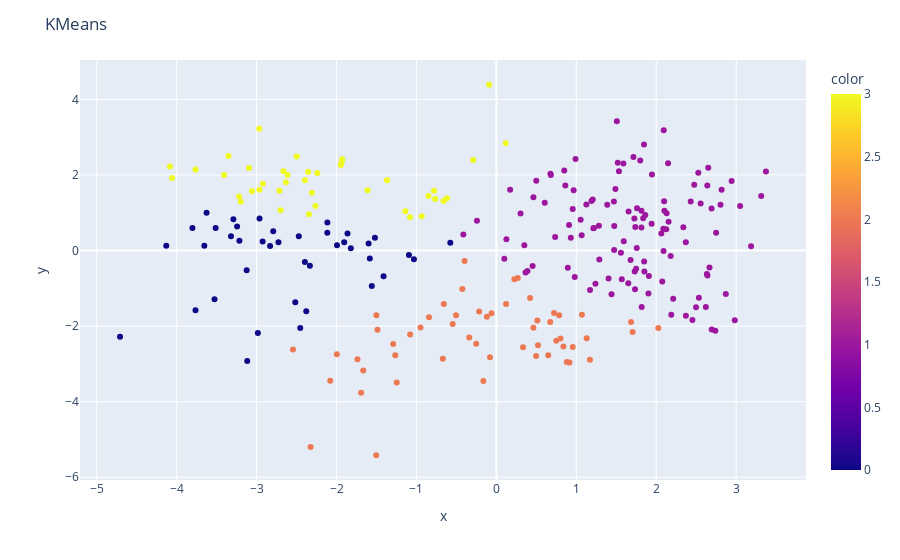
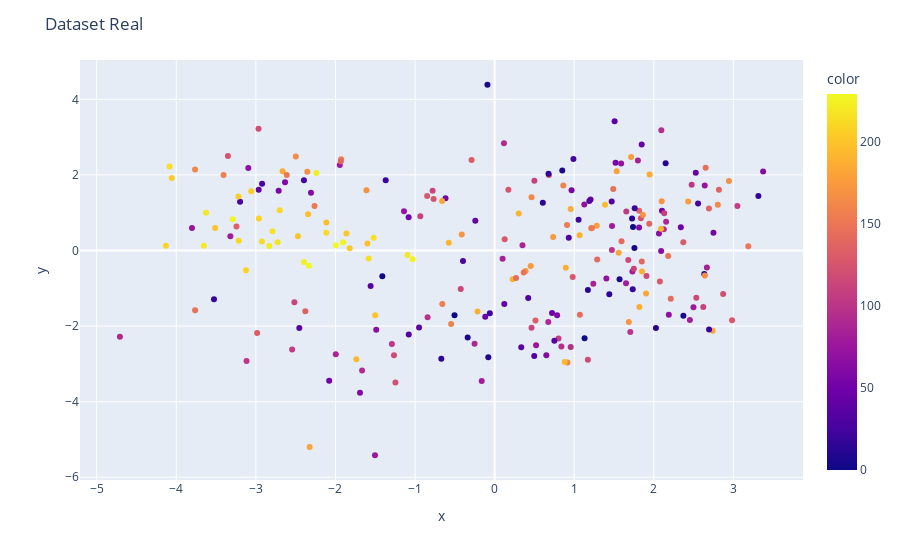

Notebook source saved alongside these figures, in order:
### Code cell
# Pelo metodo do cotovelo, podemos utilizar o K (número de clusters) como sendo aproximadamente 4.
kmeans = KMeans(n_clusters=4, n_init='auto')
kmeans.fit(duas_dimensoes)
solucao = kmeans.predict(duas_dimensoes)

import plotly.express as px

# Criando o gráfico interativo
fig = px.scatter(x=duas_dimensoes[:, 0], y=duas_dimensoes[:, 1], color=solucao)
fig.update_layout(title="KMeans")
fig.show()

# Criando o gráfico interativo do dataset real
fig = px.scatter(x=duas_dimensoes[:, 0], y=duas_dimensoes[:, 1], color=saida_num)
fig.update_layout(title="Dataset Real")
fig.show()

### Figure 1 — Plotly figure (JSON) as saved in the notebook; plotly's stock layout.template omitted (floating-point values rounded to 4 significant figures; data arrays with more than 128 entries replaced by an {"elided": "..."} marker saying what was removed)
{"data": [{"hovertemplate": "x=%{x}<br>y=%{y}<br>color=%{marker.color}<extra></extra>", "legendgroup": "", "marker": {"color": {"elided": "251 int values"}, "coloraxis": "coloraxis", "symbol": "circle"}, "mode": "markers", "name": "", "orientation": "v", "showlegend": false, "type": "scatter", "x": {"elided": "251 float values"}, "xaxis": "x", "y": {"elided": "251 float values"}, "yaxis": "y"}], "layout": {"coloraxis": {"colorbar": {"title": {"text": "color"}}, "colorscale": [[0, "#0d0887"], [0.1111, "#46039f"], [0.2222, "#7201a8"], [0.3333, "#9c179e"], [0.4444, "#bd3786"], [0.5556, "#d8576b"], [0.6667, "#ed7953"], [0.7778, "#fb9f3a"], [0.8889, "#fdca26"], [1, "#f0f921"]]}, "legend": {"tracegroupgap": 0}, "margin": {"t": 60}, "title": {"text": "KMeans"}, "xaxis": {"anchor": "y", "domain": [0, 1], "title": {"text": "x"}}, "yaxis": {"anchor": "x", "domain": [0, 1], "title": {"text": "y"}}}}

### Figure 2 — Plotly figure (JSON) as saved in the notebook; plotly's stock layout.template omitted (floating-point values rounded to 4 significant figures; data arrays with more than 128 entries replaced by an {"elided": "..."} marker saying what was removed)
{"data": [{"hovertemplate": "x=%{x}<br>y=%{y}<br>color=%{marker.color}<extra></extra>", "legendgroup": "", "marker": {"color": {"elided": "251 int values"}, "coloraxis": "coloraxis", "symbol": "circle"}, "mode": "markers", "name": "", "orientation": "v", "showlegend": false, "type": "scatter", "x": {"elided": "251 float values"}, "xaxis": "x", "y": {"elided": "251 float values"}, "yaxis": "y"}], "layout": {"coloraxis": {"colorbar": {"title": {"text": "color"}}, "colorscale": [[0, "#0d0887"], [0.1111, "#46039f"], [0.2222, "#7201a8"], [0.3333, "#9c179e"], [0.4444, "#bd3786"], [0.5556, "#d8576b"], [0.6667, "#ed7953"], [0.7778, "#fb9f3a"], [0.8889, "#fdca26"], [1, "#f0f921"]]}, "legend": {"tracegroupgap": 0}, "margin": {"t": 60}, "title": {"text": "Dataset Real"}, "xaxis": {"anchor": "y", "domain": [0, 1], "title": {"text": "x"}}, "yaxis": {"anchor": "x", "domain": [0, 1], "title": {"text": "y"}}}}
